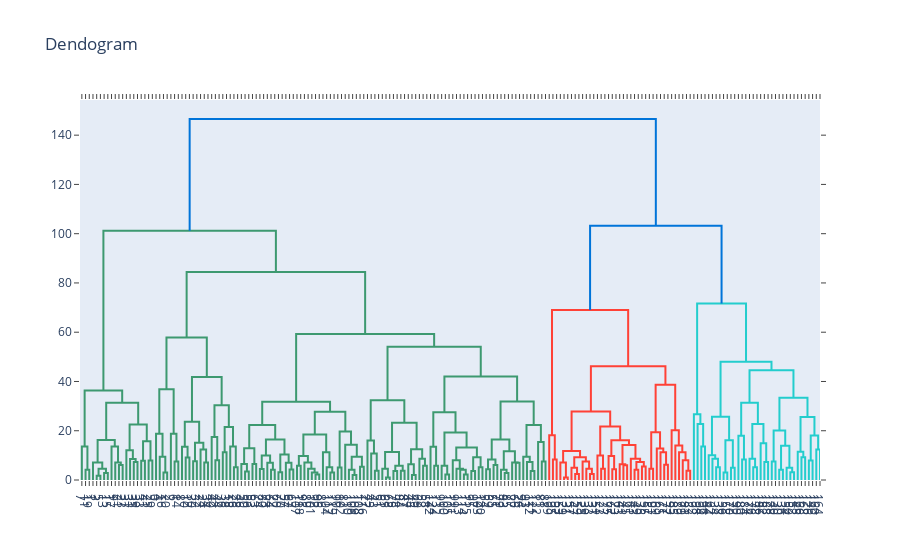

Notebook code cell kept with this figure:
### Code cell
fig = ff.create_dendrogram(data)
fig.update_layout(title="Dendogram")
fig.show()
